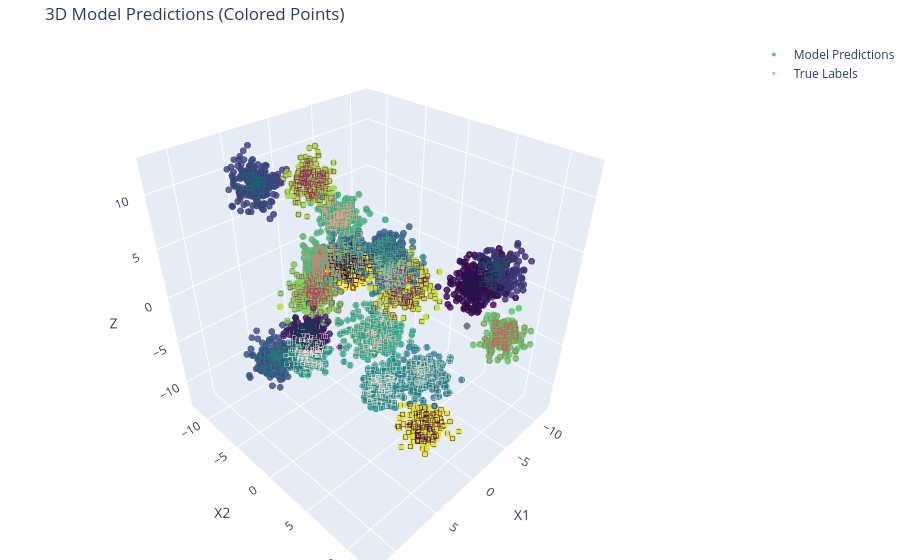

Notebook cell for this chart:
### Code cell
plot_decision_boundary_3d_points(model, X_test, y_test, device)

### Figure 1 — Plotly figure (JSON) as saved in the notebook; plotly's stock layout.template omitted (floating-point values rounded to 4 significant figures; data arrays with more than 128 entries replaced by an {"elided": "..."} marker saying what was removed)
{"data": [{"marker": {"color": {"elided": "4000 int values"}, "colorscale": [[0, "#440154"], [0.1111, "#482878"], [0.2222, "#3e4989"], [0.3333, "#31688e"], [0.4444, "#26828e"], [0.5556, "#1f9e89"], [0.6667, "#35b779"], [0.7778, "#6ece58"], [0.8889, "#b5de2b"], [1, "#fde725"]], "opacity": 0.8, "size": 4}, "mode": "markers", "name": "Model Predictions", "type": "scatter3d", "x": {"elided": "4000 float values"}, "y": {"elided": "4000 float values"}, "z": {"elided": "4000 float values"}}, {"marker": {"color": {"elided": "4000 int values"}, "colorscale": [[0, "rgb(20, 29, 67)"], [0.09091, "rgb(28, 72, 93)"], [0.1818, "rgb(18, 115, 117)"], [0.2727, "rgb(63, 156, 129)"], [0.3636, "rgb(153, 189, 156)"], [0.4545, "rgb(223, 225, 211)"], [0.5455, "rgb(241, 218, 206)"], [0.6364, "rgb(224, 160, 137)"], [0.7273, "rgb(203, 101, 99)"], [0.8182, "rgb(164, 54, 96)"], [0.9091, "rgb(111, 23, 91)"], [1, "rgb(51, 13, 53)"]], "opacity": 0.95, "size": 2, "symbol": "square-open"}, "mode": "markers", "name": "True Labels", "type": "scatter3d", "x": {"elided": "4000 float values"}, "y": {"elided": "4000 float values"}, "z": {"elided": "4000 float values"}}], "layout": {"margin": {"b": 0, "l": 0, "r": 0, "t": 40}, "scene": {"xaxis": {"title": {"text": "X1"}}, "yaxis": {"title": {"text": "X2"}}, "zaxis": {"title": {"text": "Z"}}}, "title": {"text": "3D Model Predictions (Colored Points)"}}}
